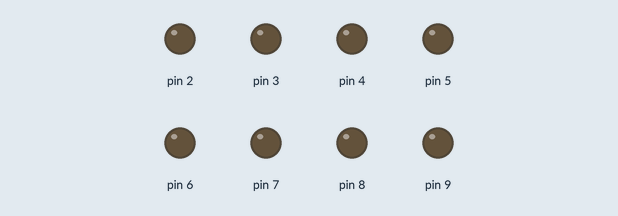
Simulated run of this sketch. Board: Arduino Uno, built with avr-gcc and run on an emulated ATmega328P. On the bench: output pins drawn as LEDs (lit = HIGH).

Above: at 0.12 s.
At 4.87 s:
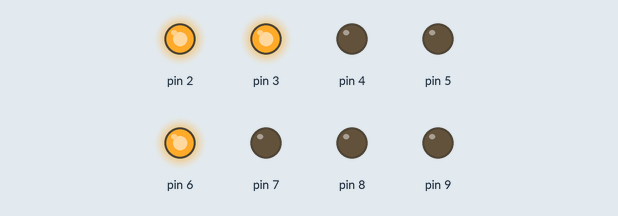
At 9.87 s:
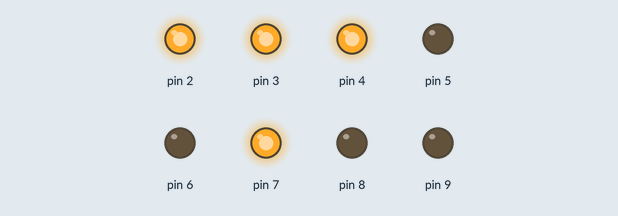
At 19.87 s:
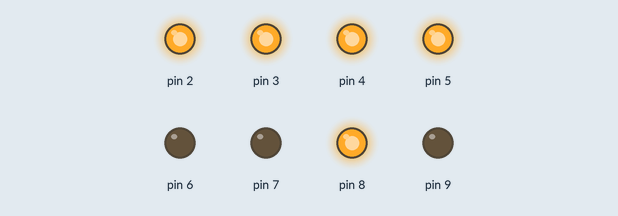
At 29.62 s:
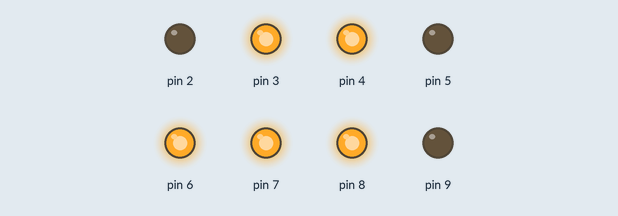
At 39.63 s:
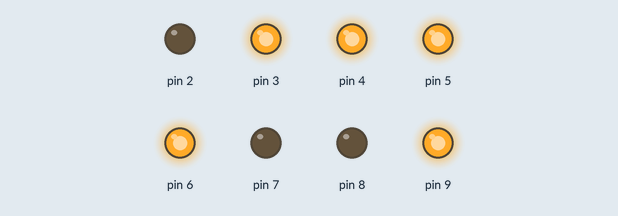
Timing chart, 0 to 40.0 s (numbered marks = the images above):
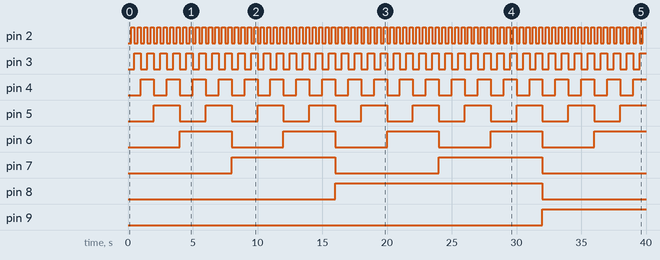

The sketch:

binary-counter-8-bit-improved.ino
```cpp
void setup() {
  for (int pin = 2; pin <= 9; pin++) {
    pinMode(pin, OUTPUT);
  }
}

void loop() {
  for (byte i = 0; i < 256; i++) {
    byte bits = i;
    for (int pin = 2; pin <= 9; pin++) {
      digitalWrite(pin, bits & 1);
      bits = bits >> 1;
    }
    delay(250);
  }
}
```

Measured:
- by itself, pin 2: alternates HIGH for 0.25 s and LOW for 0.25 s
- by itself, pin 3: alternates HIGH for 0.50 s and LOW for 0.50 s
- by itself, pin 4: alternates HIGH for 1.0 s and LOW for 1.0 s
- by itself, pin 5: alternates HIGH for 2.0 s and LOW for 2.0 s
- by itself, pin 6: alternates HIGH for 4.0 s and LOW for 4.0 s
- by itself, pin 7: alternates HIGH for 8.0 s and LOW for 8.0 s
- by itself, pin 8: LOW → HIGH at 16.0 s, → LOW 16.0 s later
- by itself, pin 9: LOW → HIGH at 32.0 s
